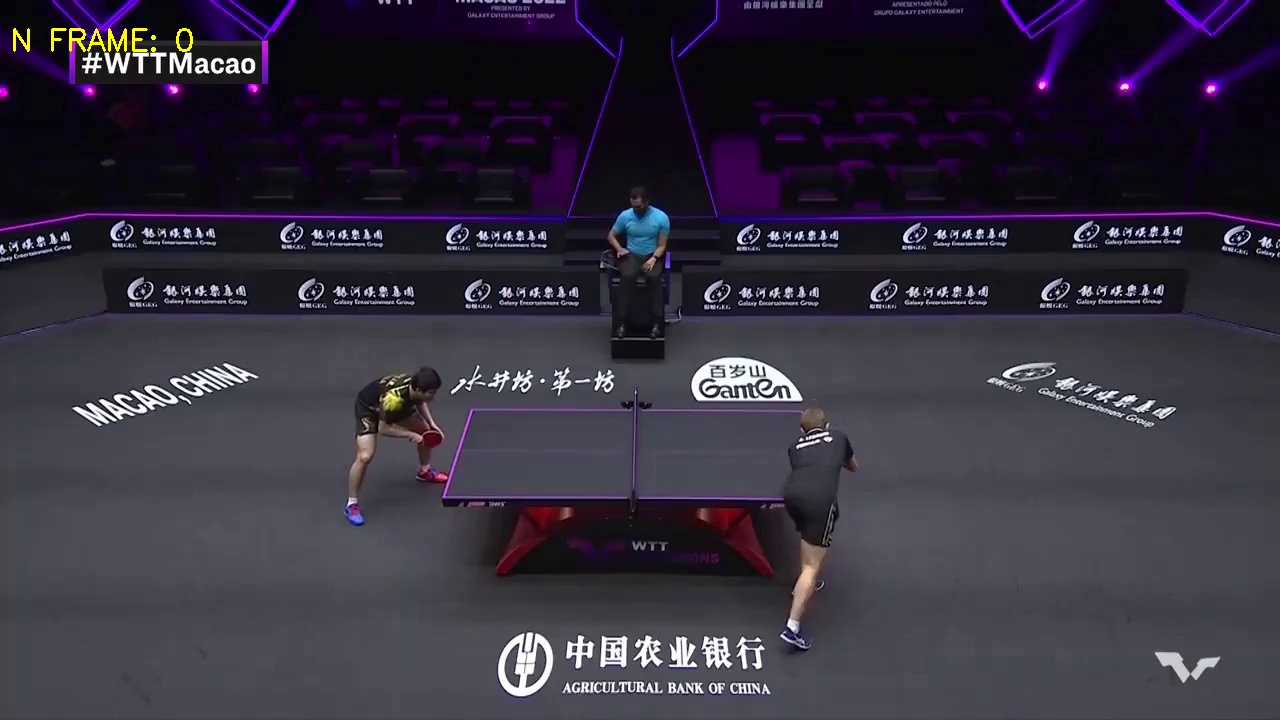
#> input picture smpl_infer/0.jpg, 1280 x 720 px, found by its file name
$ python check_pixels.py
#> lines starting #> are read from the running program, lines starting #| are printed output that depends on the picture
import json
from scipy.io import savemat
import numpy as np
from PIL import Image
with open("Lebrun_Liang_set1_set_1_point_0_000000000000_keypoints.json","rb") as f:
#> (reads smpl_infer/Lebrun_Liang_set1_set_1_point_0_000000000000_keypoints.json from the repository)
    data=json.load(f)
l=data['people'][0]['pose_keypoints_2d']
x,y=l[39],l[40]
picture = Image.open("0.jpg")
#> picture is the input picture: PIL image 1280x720 RGB; mean R, G, B 52.8, 48.1, 61.8
im=picture.crop((int(x)-40,int(y)-40,int(x)+40,int(y)+40))
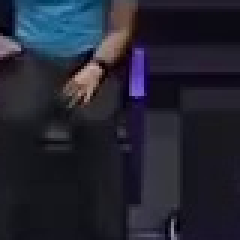
#> im: PIL image 80x80 RGB (shown 3 times larger); mean R, G, B 35.3, 36.6, 49.2
im.save("test.jpg")
